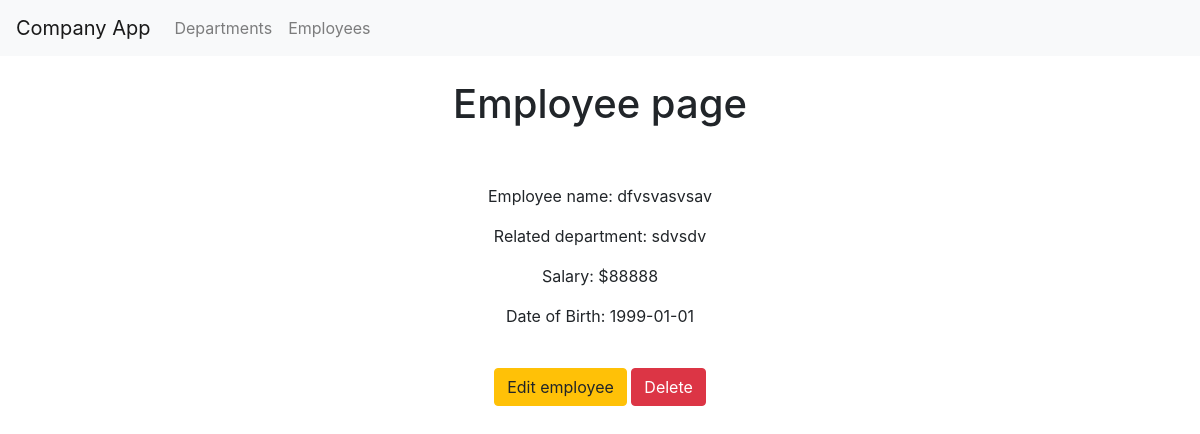
/employees/1, run on an earlier commit of the app's database.
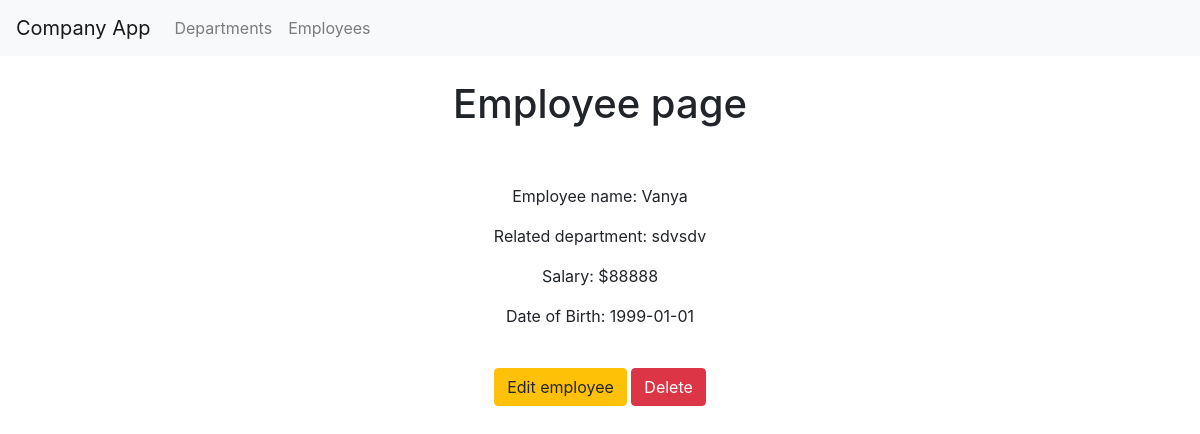
And on a later commit of the database.
### app/models/models.py (models this page shows)
class EmployeeModel(db.Model):
    __tablename__ = 'employee'
    id = db.Column(db.Integer, primary_key=True)
    related_department_id = db.Column(db.Integer, db.ForeignKey('department.id'))
    name = db.Column(db.String(40))
    date_of_birth = db.Column(db.String)
    salary = db.Column(db.DECIMAL(asdecimal=False, precision=0, decimal_return_scale=0))

### app/views/view.py (the view)
@app.route('/employees/<int:employee_id>')
def employee_page(employee_id):
    employee = EmployeeModel.query.get_or_404(employee_id)
    return render_template('employee.html', employee=employee)

### app/views/view.py (called while the page is built)
@app.template_filter('dateformat')
def dateformat(value, format='%B %d, %Y'):
    return value

### app/templates/employee.html
{% extends 'home.html' %}
{% block content %}
    <br>
    <div class="text-center">
<h1 class="text-center">Employee page</h1>
    <br>
    <br>
    <p class="text-center">Employee name: {{ employee.name }}</p>
    <p class="text-center">Related department: {{ employee.department.name }}</p>
    <p class="text-center">Salary: ${{ employee.salary|round }}</p>
    <p class="text-center">Date of Birth: {{ employee.date_of_birth|dateformat }}</p>
    <br>
    <div class="text-center">
    <a id="edit" href="{{ url_for('edit_employee', employee_id=employee.id) }}" class="btn btn-warning">Edit employee</a>
    <a id="delete" href="{{ url_for('delete_employee', employee_id=employee.id) }}" class="btn btn-danger" role="button" onclick="return confirm('Are You sure You want to delete {{ employee.name }} department?')">Delete</a>
    </div>
    </div>
{% endblock %}

What changed in the data, as far as the page shows it:
changed EmployeeModel: name "dfvsvasvsav" → "Vanya"
